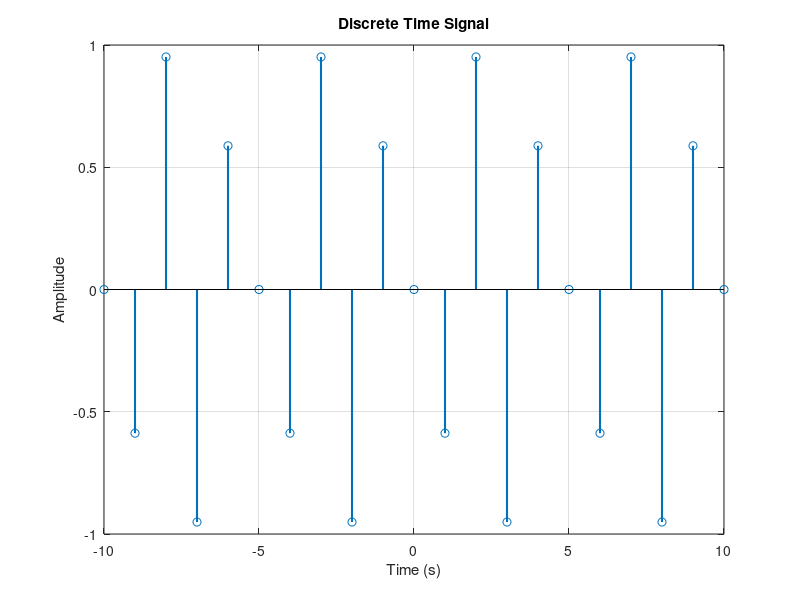
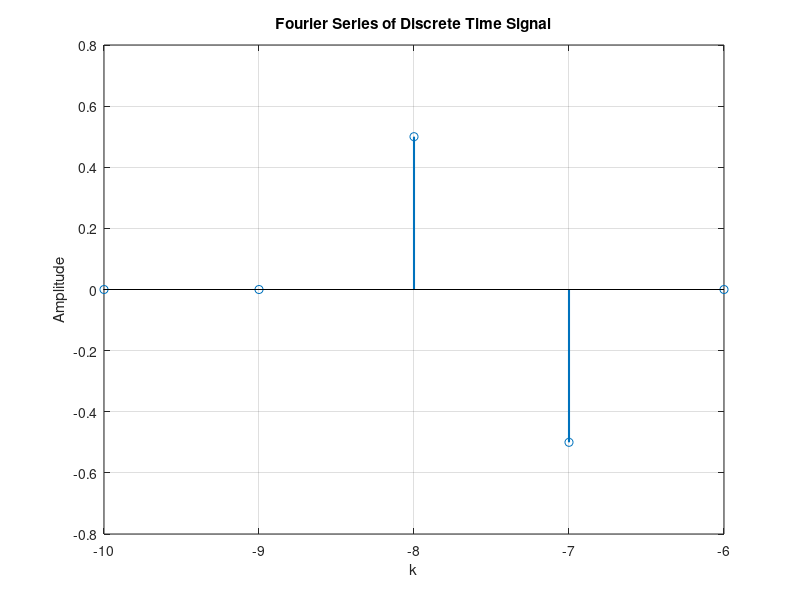
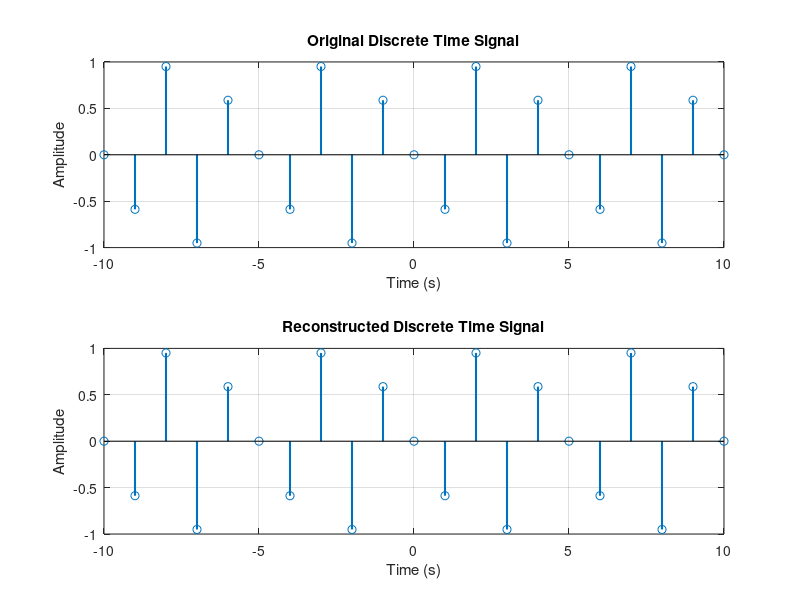

Source code (MATLAB) for these figures, in order:
%% *Fourier Series and Transforms*
%% Clear the workspace
close all;
clear;
clc;

%% Discrete Fourier Transform
% In MATLAB, both time and frequency axes are discrete. So we cannot use
% transforms which are defined for continuous time or frequency.
% The only operation that can be performed discretely in both time and
% frequency domains is Fourier coefficients of discrete-time periodic signals.
% The more general form of Fourier series for discrete-time periodic signals
% is called Discrete Fourier Transform (DFT).
% The DFT of a discrete-time signal $x[n]$ is defined as
% $$X[k] = \sum_{n=0}^{N-1} x[n] e^{-j\frac{2\pi}{N}kn}$$
% where $N$ is the period of the signal.
%
% The inverse DFT is defined as
% $$x[n] = \frac{1}{N} \sum_{k=0}^{N-1} X[k] e^{j\frac{2\pi}{N}kn}$$
%
% The DFT is a linear operation. So, the DFT of a linear combination of
% signals is equal to the linear combination of DFTs of the signals.
%
% In MATLAB the DFT is implemented by the function |fft|. The inverse DFT
% is implemented by the function |ifft|.
% In MATLAB index of the first element of a vector is 1. So, the DFT formula
% in MATLAB is
% $$X[k] = \sum_{n=1}^{N} x[n] e^{-j\frac{2\pi}{N}kn}$$.
% also, the inverse DFT formula in MATLAB is
% $$x[n] = \frac{1}{N} \sum_{k=1}^{N} X[k] e^{j\frac{2\pi}{N}kn}$$.
% So, the DFT of a vector of length $N$ is computed by the command |fft(x, N)|.
% The inverse DFT is computed by the command |ifft(X, N)|.
% The DFT and inverse DFT commands can be used without specifying the length
% of the vector. In this case, the length of the vector is assumed to be the
% length of the vector given as input.
%
% Other Fourier operations in MATLAB should be implemented by using the DFT
% and inverse DFT commands. The FFT algorithm is used to compute the DFT.
% The FFT algorithm is a fast algorithm to compute the DFT.

%% Fourier Series of a discrete-time periodic signal
% The Fourier series of a discrete-time periodic signal $x[n]$ is defined as
% $$x[n] = \sum_{k=0}^{N-1} X[k] e^{j\frac{2\pi}{N}kn}$$
% where $N$ is the period of the signal.
%
% The inverse Fourier series is defined as
% $$X[k] = \frac{1}{N} \sum_{n=0}^{N-1} x[n] e^{-j\frac{2\pi}{N}kn}$$
%
% The Fourier series of a discrete-time periodic signal is the DFT of the
% signal. So, the Fourier series of a discrete-time periodic signal can be
% computed by the command |fft|.
% The inverse Fourier series is the inverse DFT of the signal. So, the
% inverse Fourier series of a discrete-time periodic signal can be computed
% by the command |ifft|.
% The following example shows the Fourier series of a discrete-time periodic
% signal.
% The input signal is defined as follows:
N = 1e1;
n = -N:N;
N0 = 5;
M0 = 3;
w0 = 2 * pi / N0;
w = M0 * w0;
x = sin(w * n);
figure('Name', 'Discrete Time Signal');
stem(n, x, 'LineWidth', 1.5);
xlabel('Time (s)');
ylabel('Amplitude');
title('Discrete Time Signal');
grid on;
%%%
% The Fourier series of the of the signal is calculated as follows:
a_k = fft(x(1:N0)) / N0;
k = n(1:N0);
figure('Name', 'Fourier Series of Discrete Time Signal');
stem(k, imag(a_k), 'LineWidth', 1.5);
xlabel('k');
ylabel('Amplitude');
title('Fourier Series of Discrete Time Signal');
grid on;
%%%
% We can construct the signal from its Fourier series as follows:
kernel = exp(1j * w0 * k' * n);
x_reconstructed = a_k * kernel;
figure('Name', 'Reconstructed Discrete Time Signal');
subplot(2, 1, 1);
stem(n, x, 'LineWidth', 1.5);
xlabel('Time (s)');
2
ylabel('Amplitude');
title('Original Discrete Time Signal');
grid on;
subplot(2, 1, 2);
stem(n, real(x_reconstructed), 'LineWidth', 1.5);
xlabel('Time (s)');
ylabel('Amplitude');
title('Reconstructed Discrete Time Signal');
grid on;

%% Fourier Transform of a discrete-time signal(DTFT)
% The Fourier transform of a discrete-time signal $x[n]$ is defined as
% $$X(e^{j\omega}) = \sum_{n=-\infty}^{\infty} x[n] e^{-j\omega n}$$
%
% The inverse Fourier transform is defined as
% $$x[n] = \frac{1}{2\pi} \int_{-\pi}^{\pi} X(e^{j\omega}) e^{j\omega n} d\omega$$
%
% We can compute the Fourier transform of a discrete-time signal by using
% the DFT. The Fourier transform of a discrete-time signal is a periodic
% signal with period $2\pi$. We define the Fourier transform of a
% discrete-time signal  in the interval $[-\pi, \pi)$.
%
% The following example shows the Fourier transform of a discrete-time
% signal.
